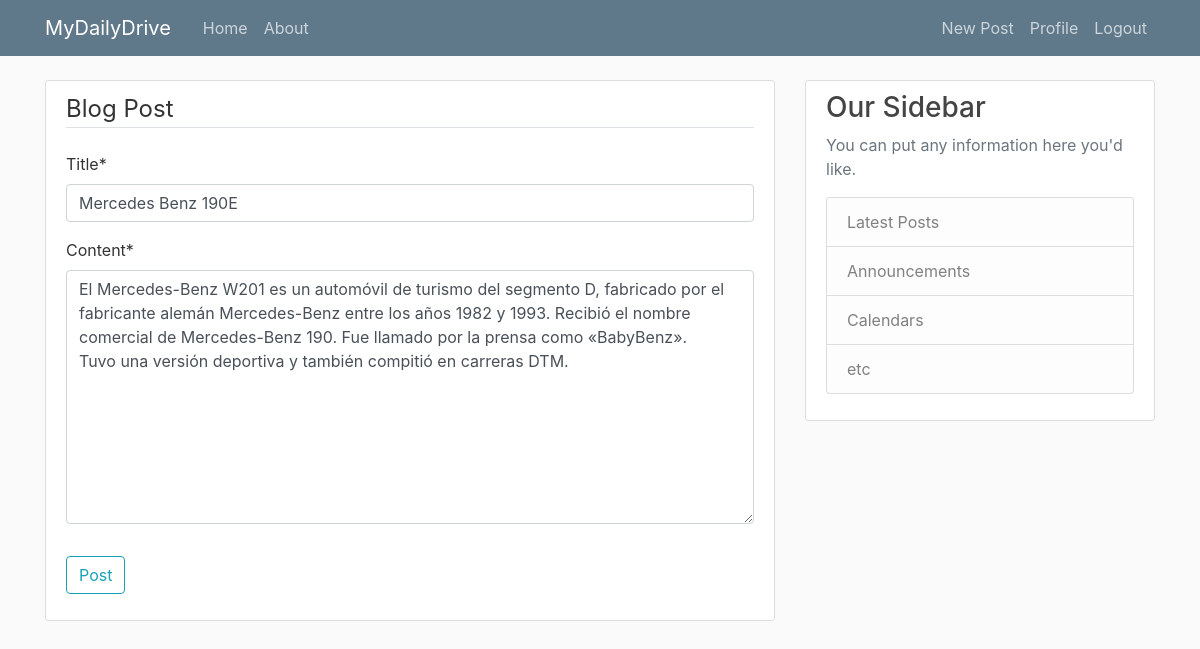
The page /post/14/update (signed in) on the database its author committed.
### blog/models.py (models this page shows, shortened)
class Post(models.Model):
    title = models.CharField(max_length=100)
    content= models.TextField()
    date_posted = models.DateTimeField(default=timezone.now)
    author = models.ForeignKey(User, on_delete=models.CASCADE)

### blog/views.py (the view, shortened to what this page needs)
# urls.py: path('post/<int:pk>/update', PostUpdateView.as_view(), name='post-update'),
class PostUpdateView(LoginRequiredMixin, UserPassesTestMixin, UpdateView):
    model = Post
    fields = ['title', 'content']
    def test_func(self):
        post = self.get_object()
        if self.request.user == post.author:
            return True
        return False

### blog/templates/blog/post_form.html (shortened to what this page needs)
{% extends "blog/base.html" %}
{% load crispy_forms_tags %}
{% block content %}
    <div class="content-section">
        <form method="POST">
            <fieldset class="form-group">
                <legend class="border-bottom mb-4">Blog Post</legend>
                {{ form|crispy }}
            </fieldset>
            <div class="form-group">
                <button class="btn btn-outline-info" type="submit">Post</button>
            </div>
        </form>
    </div>
{% endblock content %}

### blog/static/blog/main.css (style rules this page uses)
body { background: #fafafa; color: #333333; margin-top: 5rem; }
.content-section { background: #ffffff; padding: 10px 20px; border: 1px solid #dddddd; border-radius: 3px; margin-bottom: 20px; }

### rows shown on the page
Post: title "Mercedes Benz 190E", content "El Mercedes-Benz W201 es un automóvil de turismo del segmento D, fabricado por el fabricante alemán Mercedes-Benz entre los años 1982 y 1993. Recibió el nombre comercial de Mercedes-Benz 190. Fue llamado por la prensa como «BabyBenz». Tuvo una versión deportiva y también compitió en carreras DTM."
